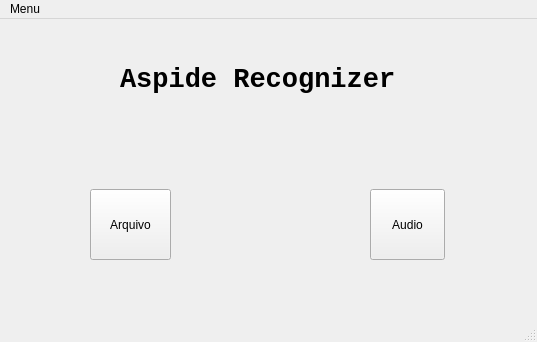
<?xml version="1.0" encoding="UTF-8"?>
<ui version="4.0">
 <class>MainWindow</class>
 <widget class="QMainWindow" name="MainWindow">
  <property name="geometry">
   <rect>
    <x>0</x>
    <y>0</y>
    <width>537</width>
    <height>342</height>
   </rect>
  </property>
  <property name="windowTitle">
   <string>Aspide Recognizer</string>
  </property>
  <widget class="QWidget" name="centralwidget">
   <widget class="QPushButton" name="pushButton">
    <property name="enabled">
     <bool>true</bool>
    </property>
    <property name="geometry">
     <rect>
      <x>90</x>
      <y>170</y>
      <width>81</width>
      <height>71</height>
     </rect>
    </property>
    <property name="text">
     <string>Arquivo</string>
    </property>
    <property name="checkable">
     <bool>true</bool>
    </property>
    <property name="autoDefault">
     <bool>true</bool>
    </property>
   </widget>
   <widget class="QPushButton" name="pushButton_2">
    <property name="geometry">
     <rect>
      <x>370</x>
      <y>170</y>
      <width>75</width>
      <height>71</height>
     </rect>
    </property>
    <property name="text">
     <string>Audio</string>
    </property>
   </widget>
   <widget class="QLabel" name="label">
    <property name="geometry">
     <rect>
      <x>120</x>
      <y>20</y>
      <width>281</width>
      <height>81</height>
     </rect>
    </property>
    <property name="font">
     <font>
      <family>Courier New</family>
      <pointsize>20</pointsize>
      <weight>75</weight>
      <bold>true</bold>
     </font>
    </property>
    <property name="text">
     <string>Aspide Recognizer</string>
    </property>
   </widget>
  </widget>
  <widget class="QMenuBar" name="menubar">
   <property name="geometry">
    <rect>
     <x>0</x>
     <y>0</y>
     <width>537</width>
     <height>21</height>
    </rect>
   </property>
   <widget class="QMenu" name="menuMenu">
    <property name="title">
     <string>Menu</string>
    </property>
   </widget>
   <addaction name="menuMenu"/>
  </widget>
  <widget class="QStatusBar" name="statusbar"/>
 </widget>
 <resources/>
 <connections/>
</ui>
